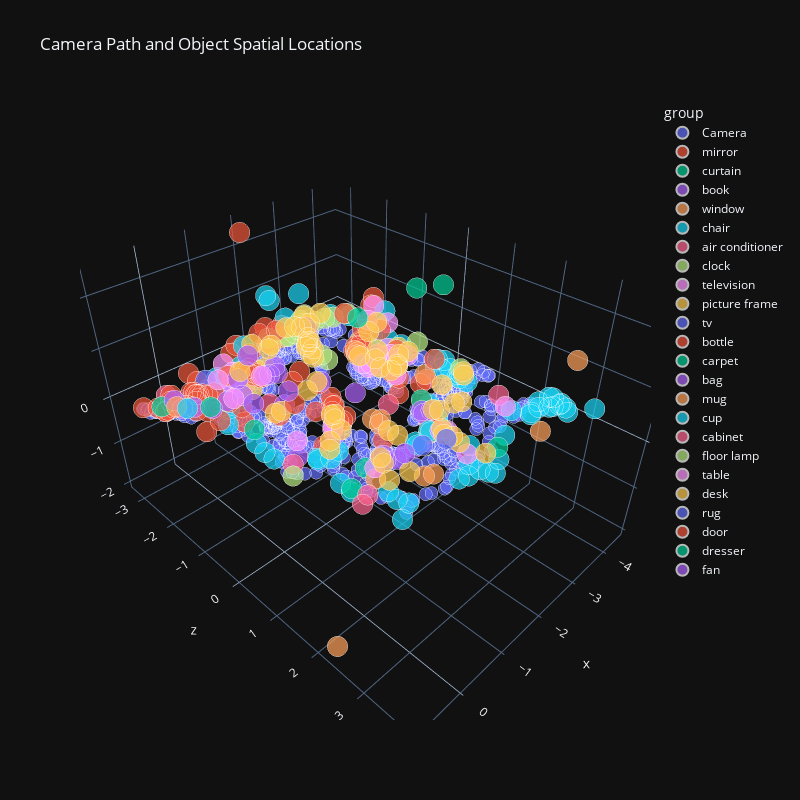

Notebook code for this chart:
### Code cell
df_camera = pd.DataFrame(
    [camera["camera_to_world"][:3, 3] for camera in camera_data.values()], 
    columns=['x', 'y', 'z'])
df_objects = pd.DataFrame(obj_locations, columns=['x', 'y', 'z'])

df_camera["group"] = "Camera"
df_objects["group"] = pd.Series(obj_labels)
df_camera["size"] = 2
df_objects["size"] = 5
combined_df = pd.concat(
    [df_camera[['x', 'y', 'z', 'group', 'size']], 
     df_objects[['x', 'y', 'z', 'group', 'size']]], 
    ignore_index=True
)

fig = px.scatter_3d(combined_df,
                    x='x', 
                    y='z', 
                    z='y', 
                    color="group",
                    size = "size",ß
                    title="Camera Path and Object Spatial Locations",
                    width=800, height=800,
                    template='plotly_dark')
fig.show()

### Figure 1 — Plotly figure (JSON) as saved in the notebook; plotly's stock layout.template omitted (floating-point values rounded to 4 significant figures; data arrays with more than 128 entries replaced by an {"elided": "..."} marker saying what was removed)
{"data": [{"hovertemplate": "group=Camera<br>x=%{x}<br>z=%{y}<br>y=%{z}<br>size=%{marker.size}<extra></extra>", "legendgroup": "Camera", "marker": {"color": "#636efa", "size": {"elided": "645 int values"}, "sizemode": "area", "sizeref": 0.0125, "symbol": "circle"}, "mode": "markers", "name": "Camera", "scene": "scene", "showlegend": true, "type": "scatter3d", "x": {"elided": "645 float values"}, "y": {"elided": "645 float values"}, "z": {"elided": "645 float values"}}, {"hovertemplate": "group=mirror<br>x=%{x}<br>z=%{y}<br>y=%{z}<br>size=%{marker.size}<extra></extra>", "legendgroup": "mirror", "marker": {"color": "#EF553B", "size": [5, 5, 5, 5, 5, 5, 5, 5, 5, 5, 5, 5, 5, 5, 5, 5, 5, 5, 5, 5, 5, 5, 5, 5, 5, 5, 5, 5], "sizemode": "area", "sizeref": 0.0125, "symbol": "circle"}, "mode": "markers", "name": "mirror", "scene": "scene", "showlegend": true, "type": "scatter3d", "x": [-1.115, -1.015, -0.4537, 0.1129, -1.201, 0.6741, -0.4754, -0.7934, -3.794, -3.847, -1.691, -1.242, -2.05, -2.7, -2.12, -1.907, -1.723, -2.408, 0.1623, 0.3499, 0.1769, 0.4123, 0.4113, 0.4939, -3.189, -1.812, 0.417, -0.8987], "y": [0.3812, 0.3962, -0.4277, -0.6273, 0.3654, -0.8765, 0.6196, 0.09118, -1.416, -1.671, -2.269, -2.647, -2.789, -2.972, -2.348, -2.089, -1.878, 0.4297, -2.065, -1.555, -1.784, -1.433, -0.9685, -1.204, -0.9623, -2.977, -0.313, 0.3657], "z": [0.3598, 0.4069, 0.3868, 0.4442, 0.3919, 0.4143, 0.3229, 0.5582, 0.4891, 0.7287, 0.5027, 0.4826, 0.4864, 0.1124, 0.6777, 0.719, 0.7581, 0.2959, 0.7523, 0.4282, 0.7285, 0.5169, 0.8281, 0.7252, 1.38, 2.44, 2.001, 0.8087]}, {"hovertemplate": "group=curtain<br>x=%{x}<br>z=%{y}<br>y=%{z}<br>size=%{marker.size}<extra></extra>", "legendgroup": "curtain", "marker": {"color": "#00cc96", "size": [5], "sizemode": "area", "sizeref": 0.0125, "symbol": "circle"}, "mode": "markers", "name": "curtain", "scene": "scene", "showlegend": true, "type": "scatter3d", "x": [-0.8642], "y": [1.157], "z": [-0.03745]}, {"hovertemplate": "group=book<br>x=%{x}<br>z=%{y}<br>y=%{z}<br>size=%{marker.size}<extra></extra>", "legendgroup": "book", "marker": {"color": "#ab63fa", "size": [5, 5], "sizemode": "area", "sizeref": 0.0125, "symbol": "circle"}, "mode": "markers", "name": "book", "scene": "scene", "showlegend": true, "type": "scatter3d", "x": [-1.304, -1.182], "y": [1.779, -1.739], "z": [0.4711, 0.2539]}, {"hovertemplate": "group=window<br>x=%{x}<br>z=%{y}<br>y=%{z}<br>size=%{marker.size}<extra></extra>", "legendgroup": "window", "marker": {"color": "#FFA15A", "size": [5, 5, 5, 5, 5, 5], "sizemode": "area", "sizeref": 0.0125, "symbol": "circle"}, "mode": "markers", "name": "window", "scene": "scene", "showlegend": true, "type": "scatter3d", "x": [-1.087, -1.344, -2.308, -0.8978, -1.305, 0.7831], "y": [2.362, 3.834, 3.672, 2.343, 2.053, 2.201], "z": [0.4188, 1.854, 2.422, 0.4829, 0.8861, -2.01]}, {"hovertemplate": "group=chair<br>x=%{x}<br>z=%{y}<br>y=%{z}<br>size=%{marker.size}<extra></extra>", "legendgroup": "chair", "marker": {"color": "#19d3f3", "size": [5, 5, 5, 5, 5, 5, 5, 5, 5, 5, 5, 5, 5, 5, 5, 5, 5, 5, 5, 5, 5, 5, 5, 5, 5, 5, 5, 5, 5, 5, 5, 5, 5, 5, 5, 5, 5, 5, 5, 5, 5, 5, 5, 5, 5, 5, 5, 5, 5, 5, 5, 5, 5, 5, 5, 5, 5, 5, 5, 5, 5, 5, 5, 5, 5, 5, 5, 5, 5, 5, 5, 5, 5, 5], "sizemode": "area", "sizeref": 0.0125, "symbol": "circle"}, "mode": "markers", "name": "chair", "scene": "scene", "showlegend": true, "type": "scatter3d", "x": [-1.925, -3.193, -2.57, -3.387, -4.254, -4.003, -3.716, -4.226, -4.322, -4.223, -4.129, -3.338, -3.968, -4.175, -3.887, -3.743, -3.451, -3.513, -3.397, -2.415, -2.799, -2.619, -2.293, -0.2676, -0.4167, -0.5182, -0.6279, -0.5196, -0.6842, -1.814, -2.254, -1.908, -1.818, -1.61, -1.691, -1.939, -2.126, -2.955, -2.736, -2.616, -3.685, -3.715, -3.828, -3.827, -3.817, -3.249, -3.197, -3.5, -3.236, -2.67, -3.522, -3.631, -3.861, -3.581, -3.446, -3.257, -2.567, -2.45, -2.294, -2.301, -1.206, -0.9852, -0.3157, 0.1031, 0.2594, -0.122, 0.1755, 0.1541, 0.1357, 0.05907, -0.6324, -0.2176, -0.2238, -0.6649], "y": [2.885, 2.598, 2.558, 2.492, 2.375, 2.436, 2.406, 2.704, 3.128, 2.66, 2.575, 2.147, 2.552, 2.584, 2.524, 2.416, 0.509, -0.6206, -0.8951, 1.359, 0.8075, 1.163, 1.231, 0.7095, 0.8459, 1.188, 2.064, 2.283, 2.254, 2.443, 1.614, 2.614, 2.462, 2.454, 2.566, 2.753, 2.789, 1.293, 1.25, 1.069, 0.7208, 0.7794, 0.8316, 0.6565, 0.2819, -0.3822, -0.5237, -0.9616, -0.5904, -1.049, -0.5105, -0.6673, -0.8473, -0.9517, -1.232, -2.224, -2.336, -2.651, -2.915, -3.018, -2.35, -2.195, -1.956, -1.849, -0.7825, -0.9704, -1.015, -0.2972, -0.1127, 0.01151, 0.7864, 0.756, 1.263, 1.852], "z": [0.2467, 0.5518, 0.4478, 0.444, 0.2598, 0.4253, 0.454, 0.1349, 0.367, 0.2014, 0.2751, 0.3335, 0.3067, 0.2829, 0.3182, 0.3318, 0.3861, -0.009497, -0.03003, 0.09296, 0.08092, 0.03452, 0.2491, 0.2064, 0.2253, -0.3122, 0.01832, -0.1716, 0.03232, 0.5961, 0.1975, 0.1677, 0.2306, 0.063, 0.1422, 0.1819, 0.3445, 0.8725, 1.033, 1.188, 0.2451, 0.2586, 0.07039, 0.07349, 0.3057, 0.3951, 0.2487, 0.9895, 0.1852, 1.166, 0.2627, 0.1806, 0.1576, 0.3583, 0.3591, 0.5291, 1.191, 0.5952, 0.9381, 1.003, 0.6073, 0.3293, 0.5039, 0.3375, 0.7012, 0.6158, 0.2196, 0.2129, 0.1206, 0.01598, 0.2245, 0.2971, 0.09702, 0.01833]}, {"hovertemplate": "group=air conditioner<br>x=%{x}<br>z=%{y}<br>y=%{z}<br>size=%{marker.size}<extra></extra>", "legendgroup": "air conditioner", "marker": {"color": "#FF6692", "size": [5, 5, 5], "sizemode": "area", "sizeref": 0.0125, "symbol": "circle"}, "mode": "markers", "name": "air conditioner", "scene": "scene", "showlegend": true, "type": "scatter3d", "x": [-1.908, 0.9671, 0.5576], "y": [0.6601, -1.43, 0.7141], "z": [0.4317, 0.989, 1.684]}, {"hovertemplate": "group=clock<br>x=%{x}<br>z=%{y}<br>y=%{z}<br>size=%{marker.size}<extra></extra>", "legendgroup": "clock", "marker": {"color": "#B6E880", "size": [5, 5, 5, 5, 5, 5, 5, 5, 5, 5, 5, 5, 5, 5, 5, 5], "sizemode": "area", "sizeref": 0.0125, "symbol": "circle"}, "mode": "markers", "name": "clock", "scene": "scene", "showlegend": true, "type": "scatter3d", "x": [-2.311, -2.505, -3.602, -3.428, -3.314, -3.223, -3.036, -3.018, -3.232, -3.055, -2.916, -2.762, -2.623, -2.432, -2.306, -1.903], "y": [-1.281, -1.671, -2.104, -2.337, -2.464, -2.674, -2.752, -2.874, -3.003, -2.79, -2.666, -2.643, -2.603, -2.539, -2.497, -2.519], "z": [0.2936, 0.1507, 0.4692, 0.3654, 0.3354, 0.2159, 0.1966, 0.2426, 0.2411, 0.1944, 0.208, 0.212, 0.2036, 0.236, 0.2965, 0.4205]}, {"hovertemplate": "group=television<br>x=%{x}<br>z=%{y}<br>y=%{z}<br>size=%{marker.size}<extra></extra>", "legendgroup": "television", "marker": {"color": "#FF97FF", "size": [5, 5, 5, 5, 5, 5, 5, 5, 5, 5, 5, 5], "sizemode": "area", "sizeref": 0.0125, "symbol": "circle"}, "mode": "markers", "name": "television", "scene": "scene", "showlegend": true, "type": "scatter3d", "x": [-3.985, -3.884, -0.7175, -0.4726, -0.4726, -0.5352, -0.6166, -0.609, 0.4472, -3.059, -2.849, -2.872], "y": [-1.34, -1.631, -1.71, -1.63, -1.758, -1.812, -1.905, -2.167, -2.154, -0.4546, -0.6801, -0.5181], "z": [0.4033, 0.7189, 0.2901, 0.1945, 0.3899, 0.4654, 0.4988, 0.5591, 0.2396, 0.5757, 0.2913, 0.2517]}, {"hovertemplate": "group=picture frame<br>x=%{x}<br>z=%{y}<br>y=%{z}<br>size=%{marker.size}<extra></extra>", "legendgroup": "picture frame", "marker": {"color": "#FECB52", "size": [5, 5, 5, 5, 5, 5, 5, 5, 5], "sizemode": "area", "sizeref": 0.0125, "symbol": "circle"}, "mode": "markers", "name": "picture frame", "scene": "scene", "showlegend": true, "type": "scatter3d", "x": [-3.313, -1.456, -1.287, -0.885, 0.4771, 0.4709, -3.219, -2.745, -2.99], "y": [-3.115, -2.098, -2.099, -1.758, -2.067, -2.05, -0.3395, -0.8694, -0.9363], "z": [0.1405, 0.137, 0.1517, 0.0698, 0.2374, 0.2003, 0.5791, 0.6942, 0.6982]}, {"hovertemplate": "group=tv<br>x=%{x}<br>z=%{y}<br>y=%{z}<br>size=%{marker.size}<extra></extra>", "legendgroup": "tv", "marker": {"color": "#636efa", "size": [5], "sizemode": "area", "sizeref": 0.0125, "symbol": "circle"}, "mode": "markers", "name": "tv", "scene": "scene", "showlegend": true, "type": "scatter3d", "x": [-0.1362], "y": [-2.038], "z": [0.4904]}, {"hovertemplate": "group=bottle<br>x=%{x}<br>z=%{y}<br>y=%{z}<br>size=%{marker.size}<extra></extra>", "legendgroup": "bottle", "marker": {"color": "#EF553B", "size": [5, 5, 5, 5, 5, 5, 5, 5, 5, 5, 5, 5, 5, 5, 5, 5, 5, 5, 5, 5, 5, 5, 5, 5, 5, 5, 5, 5, 5, 5, 5, 5, 5, 5, 5, 5, 5, 5, 5, 5, 5, 5, 5, 5, 5, 5, 5, 5, 5, 5, 5, 5, 5, 5, 5, 5, 5, 5, 5, 5, 5, 5, 5], "sizemode": "area", "sizeref": 0.0125, "symbol": "circle"}, "mode": "markers", "name": "bottle", "scene": "scene", "showlegend": true, "type": "scatter3d", "x": [-0.09195, -0.153, -0.1372, -0.1579, -0.1771, -0.1363, -0.1364, -0.05943, 0.03693, 0.1981, 0.3858, 0.436, 0.5699, 0.6362, 0.6852, 0.9372, 0.8197, 0.5967, 0.5391, 0.3361, 0.3239, 0.08745, -1.754, -1.912, -1.966, -2.596, -2.75, -2.84, -2.66, -2.974, -3.034, -3.431, -3.609, -3.434, -2.898, -2.851, -2.782, -2.73, -2.982, -2.173, -1.641, -1.073, -1.183, -1.005, -1.104, -1.133, -1.025, -0.9471, -0.8688, -0.8307, -0.3837, 0.02588, 0.08832, 0.05679, 0.4086, -1.052, -1.185, -0.8052, -1.206, -1.109, -1.203, -1.131, -0.9677], "y": [-1.984, -2.252, -2.35, -2.454, -2.592, -2.617, -2.471, -2.258, -2.164, -2.245, -2.243, -2.27, -2.248, -2.193, -2.111, -2.375, -2.076, -2.034, -2.098, -1.807, -1.704, -1.766, 1.681, 1.611, 1.516, 0.807, 0.6244, 0.6777, -0.03671, -0.07895, -0.3157, -0.5719, -1.185, -1.394, -0.9792, -0.9854, -1.018, -1.016, -1.034, -2.592, -2.441, -1.992, -1.789, -1.972, -1.885, -1.805, -1.845, -1.904, -1.861, -1.877, -1.714, -1.57, -1.031, -0.7342, -0.8635, -0.5824, -0.2689, -0.4758, 0.08307, 0.1175, 0.06825, 0.114, 1.435], "z": [0.2155, 0.09128, 0.03484, -0.01514, -0.04599, -0.04397, -0.0224, 0.0294, 0.07041, 0.02122, 0.05915, 0.06725, 0.1009, 0.1252, 0.1973, 0.2687, 0.3546, 0.4037, 0.4706, 0.2711, 0.233, 0.07256, 0.4691, 0.6307, 0.4551, 0.2343, 0.4433, 0.5142, 0.6139, 0.1345, 0.1158, 0.3339, 0.4568, 0.5781, 0.5584, 0.4906, 0.5041, 0.4245, 0.7691, 0.4508, 0.6541, 0.6501, 0.1949, 0.3724, 0.2505, 0.1953, 0.2653, 0.3363, 0.4195, 0.4404, 0.6134, 0.5252, 0.6249, 0.6524, 0.5019, 0.9097, 0.7424, 0.8726, 0.4765, 0.7027, 0.4562, 0.4011, 0.6068]}, {"hovertemplate": "group=carpet<br>x=%{x}<br>z=%{y}<br>y=%{z}<br>size=%{marker.size}<extra></extra>", "legendgroup": "carpet", "marker": {"color": "#00cc96", "size": [5, 5, 5, 5, 5, 5], "sizemode": "area", "sizeref": 0.0125, "symbol": "circle"}, "mode": "markers", "name": "carpet", "scene": "scene", "showlegend": true, "type": "scatter3d", "x": [0.8223, -0.6109, -2.3, -2.704, -3.206, -3.896], "y": [-1.931, 1.104, 2.632, 0.7028, 0.05352, 0.07874], "z": [0.453, -0.3519, 0.3998, 0.1616, 1.912, 1.745]}, {"hovertemplate": "group=bag<br>x=%{x}<br>z=%{y}<br>y=%{z}<br>size=%{marker.size}<extra></extra>", "legendgroup": "bag", "marker": {"color": "#ab63fa", "size": [5, 5, 5, 5, 5, 5, 5, 5, 5, 5, 5, 5, 5, 5, 5, 5, 5, 5, 5, 5, 5, 5, 5, 5, 5], "sizemode": "area", "sizeref": 0.0125, "symbol": "circle"}, "mode": "markers", "name": "bag", "scene": "scene", "showlegend": true, "type": "scatter3d", "x": [0.5626, 0.3261, 0.386, -0.02099, -0.4798, -0.8321, -1.509, -1.692, -1.818, -1.564, -0.2865, -2.613, -2.459, -2.454, -2.634, -2.528, -0.2334, -0.593, -1.29, -1.221, -0.9795, -1.187, -1.274, -1.329, -1.49], "y": [-1.97, -1.765, -2.054, -1.774, -1.977, -2.017, -2.192, -2.295, -2.271, -1.875, 0.1878, 1.01, 0.9685, 0.9337, -2.274, -2.075, -1.194, -0.4613, -0.3227, 0.02203, 0.3234, 1.24, 1.105, 1.162, 1.246], "z": [0.4351, 0.2768, 0.1364, 0.0741, -0.09017, -0.1549, -0.1058, -0.2152, -0.07127, 0.0643, -0.03647, 0.1351, 0.1199, 0.1669, 0.4744, 0.5182, 0.8577, 0.5186, 0.7205, 0.161, 0.1045, 0.0828, -0.07712, -0.1513, -0.1722]}, {"hovertemplate": "group=mug<br>x=%{x}<br>z=%{y}<br>y=%{z}<br>size=%{marker.size}<extra></extra>", "legendgroup": "mug", "marker": {"color": "#FFA15A", "size": [5, 5, 5, 5, 5, 5, 5, 5, 5], "sizemode": "area", "sizeref": 0.0125, "symbol": "circle"}, "mode": "markers", "name": "mug", "scene": "scene", "showlegend": true, "type": "scatter3d", "x": [0.5727, -2.938, -2.584, -2.565, -2.619, -1.174, -0.9577, -1.119, -0.8087], "y": [-1.9, 0.5602, -0.7898, -0.8025, -0.7967, 1.182, 1.221, 1.213, 1.445], "z": [0.3455, 0.5141, 0.4877, 0.5837, 0.5356, 0.7629, 0.9058, 0.7232, -0.05873]}, {"hovertemplate": "group=cup<br>x=%{x}<br>z=%{y}<br>y=%{z}<br>size=%{marker.size}<extra></extra>", "legendgroup": "cup", "marker": {"color": "#19d3f3", "size": [5, 5, 5, 5, 5, 5], "sizemode": "area", "sizeref": 0.0125, "symbol": "circle"}, "mode": "markers", "name": "cup", "scene": "scene", "showlegend": true, "type": "scatter3d", "x": [0.4049, -1.747, -1.856, -2.034, -2.072, -2.789], "y": [-1.858, 1.469, 1.331, 1.456, 1.463, -0.7642], "z": [0.2484, 0.1064, 0.03219, 0.24, 0.1969, 0.19]}, {"hovertemplate": "group=cabinet<br>x=%{x}<br>z=%{y}<br>y=%{z}<br>size=%{marker.size}<extra></extra>", "legendgroup": "cabinet", "marker": {"color": "#FF6692", "size": [5, 5, 5, 5], "sizemode": "area", "sizeref": 0.0125, "symbol": "circle"}, "mode": "markers", "name": "cabinet", "scene": "scene", "showlegend": true, "type": "scatter3d", "x": [0.05861, -3.252, -0.5248, -0.4085], "y": [0.4935, 1.916, 1.55, 1.554], "z": [0.183, 0.5754, -0.1511, -0.2637]}, {"hovertemplate": "group=floor lamp<br>x=%{x}<br>z=%{y}<br>y=%{z}<br>size=%{marker.size}<extra></extra>", "legendgroup": "floor lamp", "marker": {"color": "#B6E880", "size": [5, 5, 5], "sizemode": "area", "sizeref": 0.0125, "symbol": "circle"}, "mode": "markers", "name": "floor lamp", "scene": "scene", "showlegend": true, "type": "scatter3d", "x": [0.08573, -4.093, -3.585], "y": [0.5077, 0.4643, -0.1976], "z": [-0.02856, 0.08097, 0.5964]}, {"hovertemplate": "group=table<br>x=%{x}<br>z=%{y}<br>y=%{z}<br>size=%{marker.size}<extra></extra>", "legendgroup": "table", "marker": {"color": "#FF97FF", "size": [5, 5, 5, 5, 5, 5, 5, 5, 5, 5, 5, 5, 5, 5, 5, 5, 5, 5, 5, 5, 5, 5], "sizemode": "area", "sizeref": 0.0125, "symbol": "circle"}, "mode": "markers", "name": "table", "scene": "scene", "showlegend": true, "type": "scatter3d", "x": [-1.491, -2.07, -2.087, -2.796, -3.201, -3.133, -3.266, -3.212, -3.116, -2.882, -2.784, -2.807, -2.933, -3.283, -2.789, -1.159, -0.2118, -0.007899, -0.278, -1.097, -1.038, -0.5867], "y": [2.639, 1.659, 1.794, 2.359, -0.08884, -0.577, -0.5886, -0.3782, -0.2481, -0.07465, -0.6874, -0.6367, -0.5975, -1.211, -0.8328, -1.814, -1.765, -1.036, 0.2061, 0.1589, 0.2195, 1.637], "z": [0.7262, 0.3288, 0.388, 0.7926, 0.5215, 0.3341, 0.3018, 0.3227, 0.313, 0.2425, 0.1756, 0.2649, 0.4453, 0.7824, 0.1952, 0.216, 0.5868, 0.6486, 0.303, 0.1394, 0.1304, 0.4059]}, {"hovertemplate": "group=desk<br>x=%{x}<br>z=%{y}<br>y=%{z}<br>size=%{marker.size}<extra></extra>", "legendgroup": "desk", "marker": {"color": "#FECB52", "size": [5, 5, 5, 5, 5, 5, 5, 5, 5, 5, 5, 5, 5, 5, 5, 5, 5, 5, 5, 5, 5, 5, 5, 5, 5, 5, 5, 5, 5, 5, 5, 5, 5, 5, 5, 5, 5, 5, 5, 5, 5, 5, 5, 5, 5, 5, 5, 5, 5, 5, 5, 5, 5, 5, 5, 5], "sizemode": "area", "sizeref": 0.0125, "symbol": "circle"}, "mode": "markers", "name": "desk", "scene": "scene", "showlegend": true, "type": "scatter3d", "x": [-1.885, -1.931, -1.954, -1.84, -1.848, -3.047, -2.93, -2.725, -2.673, -3.178, -3.602, -3.635, -3.007, -2.933, -3.004, -2.96, -2.868, -2.982, -3.643, -3.115, -2.648, -3.282, -3.509, -2.999, -2.639, -2.393, -2.488, -2.425, -2.327, -2.243, -2.185, -2.203, -2.212, -2.167, -2.064, -2.01, -1.974, -1.879, -1.416, -0.8061, -1.272, -1.034, -0.5816, -0.5165, -0.7311, -0.8393, -0.8879, -1.064, -0.5276, -0.4823, -0.7832, -0.798, -1.276, -1.352, -1.379, -0.9676], "y": [1.832, 1.845, 2.01, 2.23, 2.724, 1.323, 1.253, 1.098, 1.004, 0.7649, 0.9095, 0.8669, -0.1637, -0.08765, -0.3072, -0.5485, -0.587, -0.6495, -1.31, -1.002, -0.7756, -0.3823, -0.3526, -2.226, -2.154, -1.986, -2.05, -1.999, -1.792, -1.604, -1.54, -1.633, -1.701, -1.823, -1.895, -2.084, -2.548, -2.502, -2.387, -1.962, -0.4063, -0.3854, -0.5407, -0.6267, 0.7566, 0.4903, 0.4452, 0.1604, 0.7177, 0.754, 1.627, 1.551, 1.262, 1.387, 1.645, 1.592], "z": [0.5558, 0.4262, 0.4629, 0.5263, 0.5889, 0.2533, 0.2477, 0.1252, 0.1183, 0.2822, 0.3605, 0.3987, 0.3744, 0.4014, 0.1814, 0.1571, 0.3715, 0.4871, 0.5622, 0.6837, 0.4461, 0.3773, 0.3566, 0.6575, 0.5988, 0.2473, 0.2963, 0.2771, 0.1913, 0.2372, 0.4775, 0.5766, 0.6386, 0.8273, 0.852, 0.775, 0.2243, 0.1949, 0.54, 0.4037, 0.6905, 0.6283, 0.3566, 0.3049, 0.5716, 0.5902, 0.6375, 0.3903, 0.4448, 0.3271, 0.3788, 0.4309, 0.5389, 0.4737, -0.132, -0.09371]}, {"hovertemplate": "group=rug<br>x=%{x}<br>z=%{y}<br>y=%{z}<br>size=%{marker.size}<extra></extra>", "legendgroup": "rug", "marker": {"color": "#636efa", "size": [5, 5], "sizemode": "area", "sizeref": 0.0125, "symbol": "circle"}, "mode": "markers", "name": "rug", "scene": "scene", "showlegend": true, "type": "scatter3d", "x": [-1.889, -2.046], "y": [1.459, 1.819], "z": [0.01566, 0.2586]}, {"hovertemplate": "group=door<br>x=%{x}<br>z=%{y}<br>y=%{z}<br>size=%{marker.size}<extra></extra>", "legendgroup": "door", "marker": {"color": "#EF553B", "size": [5, 5, 5], "sizemode": "area", "sizeref": 0.0125, "symbol": "circle"}, "mode": "markers", "name": "door", "scene": "scene", "showlegend": true, "type": "scatter3d", "x": [-3.445, -3.31, -0.674], "y": [0.3443, -1.871, -0.2888], "z": [0.5188, 0.6671, 0.5808]}, {"hovertemplate": "group=dresser<br>x=%{x}<br>z=%{y}<br>y=%{z}<br>size=%{marker.size}<extra></extra>", "legendgroup": "dresser", "marker": {"color": "#00cc96", "size": [5, 5, 5], "sizemode": "area", "sizeref": 0.0125, "symbol": "circle"}, "mode": "markers", "name": "dresser", "scene": "scene", "showlegend": true, "type": "scatter3d", "x": [-3.387, 0.3211, 0.04641], "y": [-1.577, -1.242, -0.4617], "z": [0.6519, 0.5395, 0.3443]}, {"hovertemplate": "group=fan<br>x=%{x}<br>z=%{y}<br>y=%{z}<br>size=%{marker.size}<extra></extra>", "legendgroup": "fan", "marker": {"color": "#ab63fa", "size": [5, 5, 5, 5, 5], "sizemode": "area", "sizeref": 0.0125, "symbol": "circle"}, "mode": "markers", "name": "fan", "scene": "scene", "showlegend": true, "type": "scatter3d", "x": [0.09825, 0.9245, -0.823, 0.08203, 0.02719], "y": [-0.3569, 0.8588, 0.9865, 0.5395, 2.758], "z": [1.807, 1.935, 1.336, 1.587, 1.66]}], "layout": {"height": 800, "legend": {"itemsizing": "constant", "title": {"text": "group"}, "tracegroupgap": 0}, "scene": {"domain": {"x": [0, 1], "y": [0, 1]}, "xaxis": {"title": {"text": "x"}}, "yaxis": {"title": {"text": "z"}}, "zaxis": {"title": {"text": "y"}}}, "title": {"text": "Camera Path and Object Spatial Locations"}, "width": 800}}
